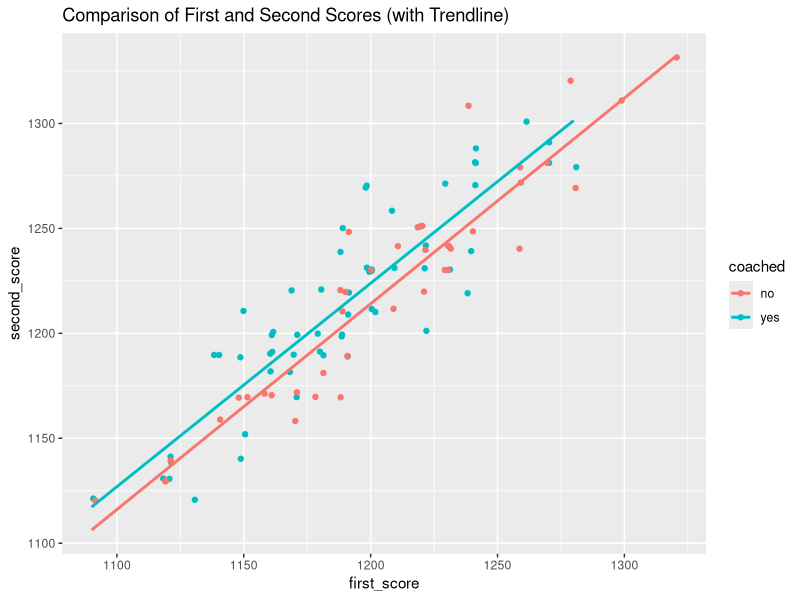

This figure's R source:
## ---- chunk 1
library(ggplot2)

set.seed(11)
n_coach <- 60
n_noncoach <- 40
n <- n_coach + n_noncoach

student_id <- 1:n

first_score_coach <- round( rnorm(n_coach, 1200, sd = 50), -1)
second_score_coach <- first_score_coach + round(rnorm(n_coach, 25, sd = 20), -1)

first_score_noncoach <- round( rnorm(n_noncoach, 1200, sd = 50), -1)
second_score_noncoach <- first_score_noncoach + round(rnorm(n_noncoach, 10, sd = 20), -1)

first_score <- c(first_score_coach, first_score_noncoach)
second_score <- c(second_score_coach, second_score_noncoach)

coached <- rep(c("yes","no"),  c(n_coach, n_noncoach))

SAT <- data.frame(student_id, first_score, second_score, coached)
## ---- chunk 2
ggplot(SAT, aes(x = first_score, y= second_score, color = coached)) +
  geom_jitter(height = 2, width = 2) +
  geom_smooth(method = "lm", se = F) + 
  labs(title = "Comparison of First and Second Scores (with Trendline)")
